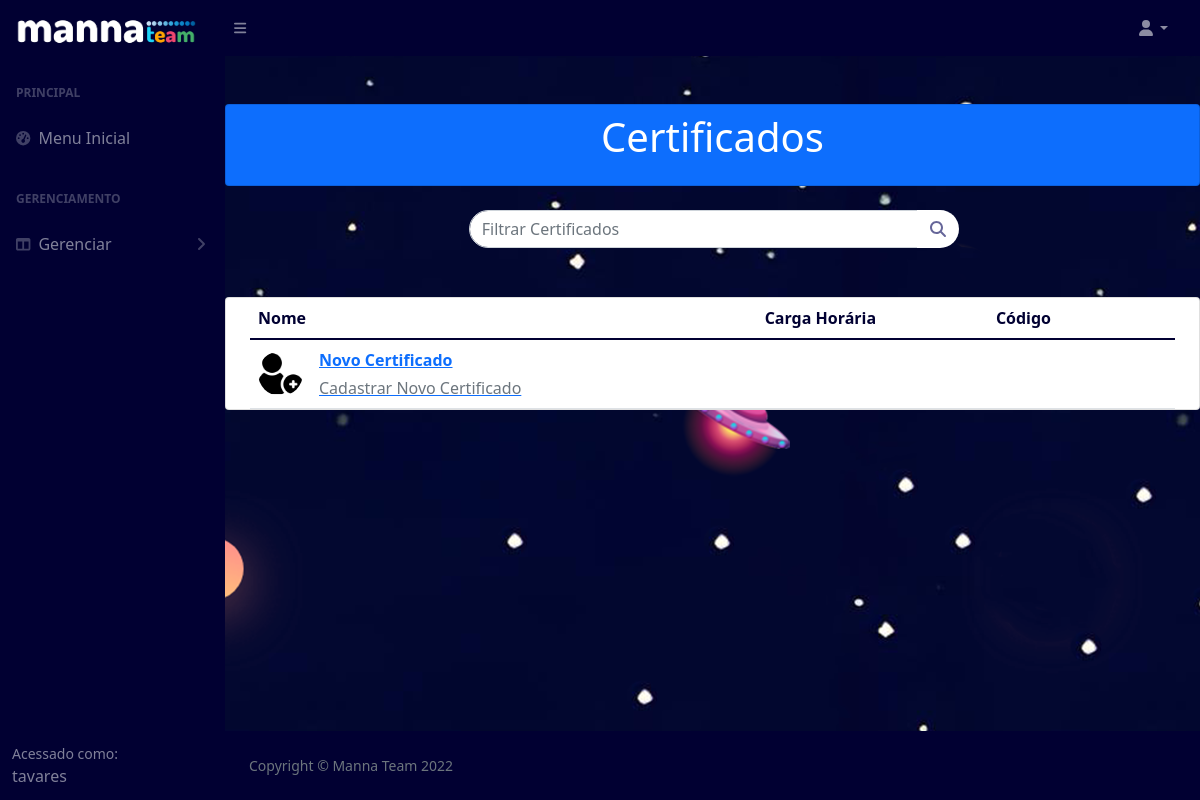
/certificados (signed in), run on an earlier commit of the app's database.
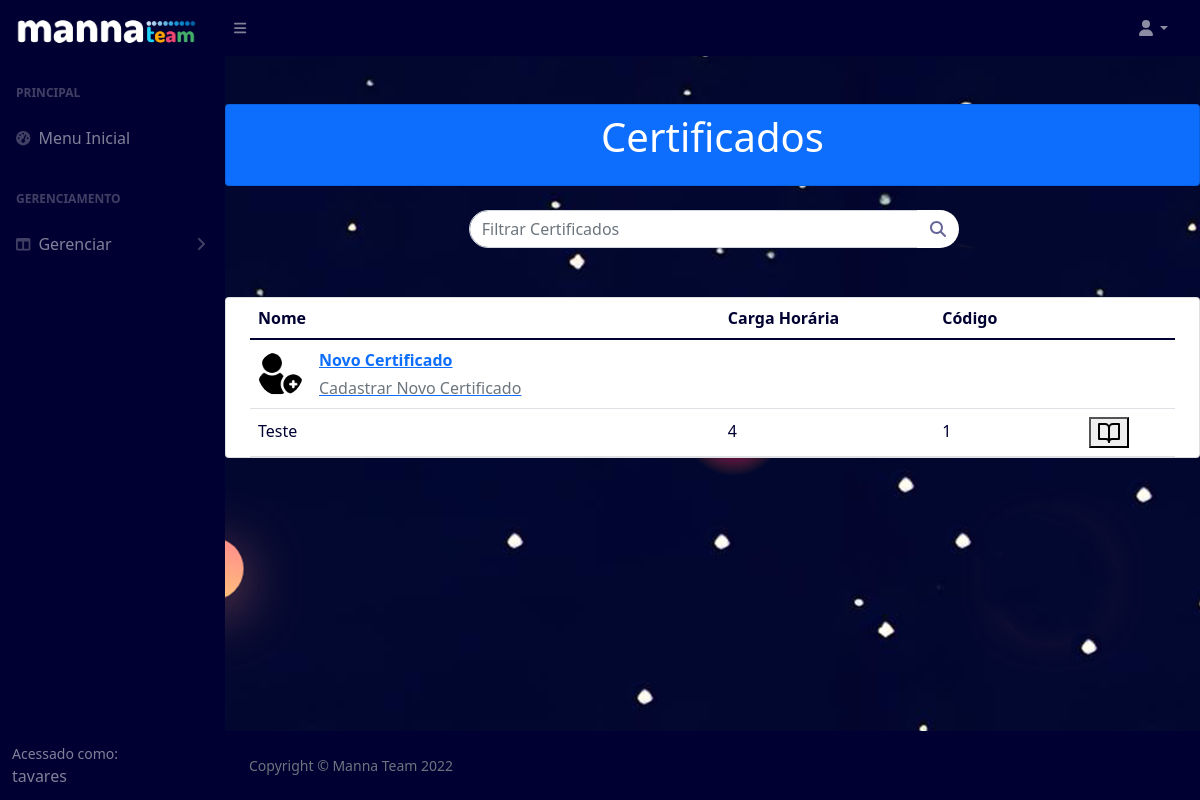
And on a later commit of the database.
### pages/models.py (models this page shows, shortened)
class Certificate(models.Model):
    name = models.CharField('Nome', max_length=200)
    project = models.ForeignKey(Project,on_delete=models.PROTECT, verbose_name="Projeto", blank=True, null=True)
    event = models.ForeignKey(Event,on_delete=models.PROTECT, verbose_name="Evento", blank=True, null=True)
    cpf = models.CharField('CPF(Sem pontuação)', max_length=11, validators=[MinLengthValidator(11)])
    hours = models.IntegerField('Carga Horária')
    description = models.CharField('Descrição', max_length=2000)
    code = models.CharField('Código', max_length=200)
    pdf = models.FileField('Certificado', upload_to='./static/uploads/certificate')

### pages/views.py (the view)
# urls.py: path('certificados', CertificateList.as_view(), name="certificados"),
class CertificateList(LoginRequiredMixin, ListView):
	login_url = reverse_lazy('login')
	model = Certificate
	template_name = 'pages/certificate-list.html'

### pages/templates/pages/certificate-list.html (shortened to what this page needs)
{% extends 'pages/base.html' %}
{% load static %}
{% block content %}
<section class="pricing py-5">
<div class="container">
  <div class="row">
  <div class="card mb-4 bg-primary">
  <header class="bg-primary text-center py-2 mb-2">
    <div class="container">
      <h1 class="fw-light text-white">Certificados</h1>
    </div>
  </header>
  </div>
  <div id="content">
    <form class='form-inline' method="POST" action="{% url 'filtro-certificado' %}">
      <div class="input-group">
        <input type='text' name='search' class="form-control search-form " placeholder="Filtrar Certificados">
        <span class="input-group-btn" style="width:39px">
          <button id="search-this" type="submit" class="pull-right btn btn-default search-btn">
              <i class="fa fa-search"></i>
          </button>
        </span>
      </div>
    </form>
  </div>
  <div class="card mb-4 bg-white">
  <div class="container">
    <div class="row">
      <table id ="table" class="table align-middle mb-0 bg-white">
        <thead class="bg-white">
          <tr>
            <th>Nome</th>
            <th>Carga Horária</th>
            <th>Código</th>
          </tr>
        </thead>
        <tbody>
          <tr>
            <td>
              <div class="d-flex align-items-center">
                <img
                    src="{% static 'img/plus.png' %}"
                    alt=""
                    style="width: 45px; height: 45px"
                    class="rounded-circle"
                    />
                <div class="ms-3">
                  <a href="{% url 'cadastro-certificado' %}">
                  <p class="fw-bold mb-1">Novo Certificado</p>
                  <p class="text-muted mb-0">Cadastrar Novo Certificado</p></a>
                </div>
              </div>
            </td>
            <td>
            </td>
            <td>
            </td>
            <td></td>
            <td>
            </td>
          </tr>
          {% for certificate in object_list %}
          <tr>
            <td>
              <p class="fw-normal mb-1">{{certificate.name}}</p>
            </td>
            <td>
              <p class="fw-normal mb-1">{{certificate.hours}}</p>
            </td>
            <td>
              <p class="fw-normal mb-1">{{certificate.code}}</p>
            </td>
            <td>
            </td>
              <td>
                <form method="POST" action="{% url 'certificado' %}">
                <button type="submit"><h6 data-feather="book-open"></h6></button>
                </form>
              </td>
          </tr>
        {% endfor %}
        </tbody>
      </table>
    </div>
  </div>
</div>
 </div>
</div>
</section>
        {% endblock %}

What changed in the data, as far as the page shows it:
added Certificate: name "Teste", hours "4", code "1"
